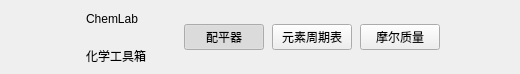
     <widget class="QFrame" name="topBar">
      <property name="minimumSize">
       <size>
        <width>0</width>
        <height>74</height>
       </size>
      </property>
      <property name="maximumSize">
       <size>
        <width>16777215</width>
        <height>74</height>
       </size>
      </property>
      <property name="frameShape">
       <enum>QFrame::NoFrame</enum>
      </property>
      <layout class="QHBoxLayout" name="topBarLayout">
       <property name="spacing">
        <number>8</number>
       </property>
       <property name="leftMargin">
        <number>40</number>
       </property>
       <property name="topMargin">
        <number>0</number>
       </property>
       <property name="rightMargin">
        <number>40</number>
       </property>
       <property name="bottomMargin">
        <number>0</number>
       </property>
       <item>
        <widget class="QLabel" name="brandMark">
         <property name="minimumSize">
          <size>
           <width>38</width>
           <height>38</height>
          </size>
         </property>
         <property name="maximumSize">
          <size>
           <width>38</width>
           <height>38</height>
          </size>
         </property>
         <property name="text">
          <string />
         </property>
         <property name="scaledContents">
          <bool>true</bool>
         </property>
        </widget>
       </item>
       <item>
        <layout class="QVBoxLayout" name="brandTextBox">
         <property name="spacing">
          <number>0</number>
         </property>
         <item>
          <widget class="QLabel" name="brandName">
           <property name="text">
            <string>ChemLab</string>
           </property>
          </widget>
         </item>
         <item>
          <widget class="QLabel" name="brandSub">
           <property name="text">
            <string>化学工具箱</string>
           </property>
          </widget>
         </item>
        </layout>
       </item>
       <item>
        <spacer name="brandSpacer">
         <property name="orientation">
          <enum>Qt::Horizontal</enum>
         </property>
         <property name="sizeType">
          <enum>QSizePolicy::Fixed</enum>
         </property>
         <property name="sizeHint" stdset="0">
          <size>
           <width>30</width>
           <height>20</height>
          </size>
         </property>
        </spacer>
       </item>
       <item>
        <widget class="QPushButton" name="navBalance">
         <property name="text">
          <string>配平器</string>
         </property>
         <property name="checkable">
          <bool>true</bool>
         </property>
         <property name="checked">
          <bool>true</bool>
         </property>
         <property name="activeNav" stdset="0">
          <bool>true</bool>
         </property>
        </widget>
       </item>
       <item>
        <widget class="QPushButton" name="navPeriodic">
         <property name="text">
          <string>元素周期表</string>
         </property>
         <property name="nav" stdset="0">
          <bool>true</bool>
         </property>
        </widget>
       </item>
       <item>
        <widget class="QPushButton" name="navMolar">
         <property name="text">
          <string>摩尔质量</string>
         </property>
         <property name="nav" stdset="0">
          <bool>true</bool>
         </property>
        </widget>
       </item>
       <item>
        </item>
       <item>
        <spacer name="topBarSpacer">
         <property name="orientation">
          <enum>Qt::Horizontal</enum>
         </property>
         <property name="sizeHint" stdset="0">
          <size>
           <width>40</width>
           <height>20</height>
          </size>
         </property>
        </spacer>
       </item>
       <item>
        </item>
       <item>
        </item>
       <item>
        </item>
      </layout>
     </widget>
